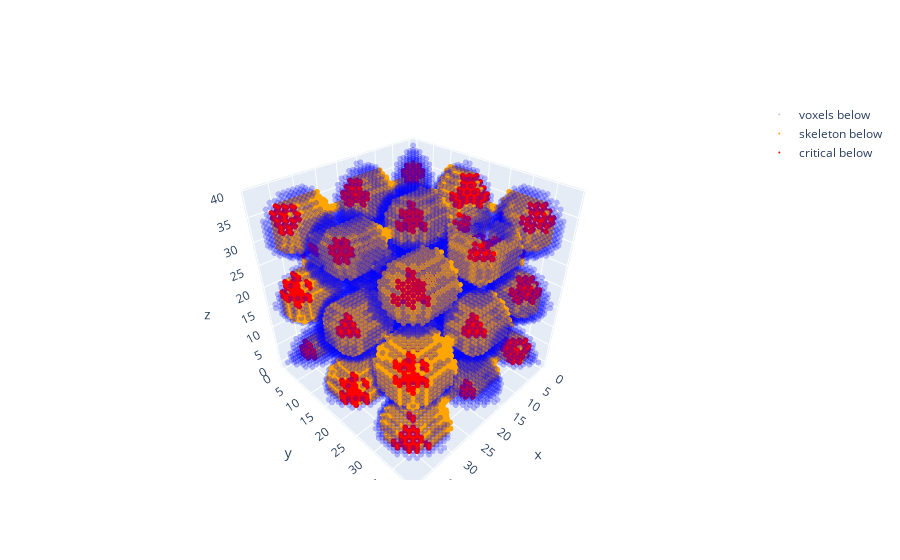

This figure's notebook cell:
### Code cell
MC = mc.MorseComplex(example)
MC.process_lower_stars(10, 10, 10, 0)

MC.extract_morse_skeleton_parallel_below(threshold=1,dimension=3)
plot_morse_skeleton(MC, example, 1)
MC.get_number_of_critical_cells(1)

### Figure 1 — Plotly figure (JSON) as saved in the notebook; plotly's stock layout.template omitted (floating-point values rounded to 4 significant figures; data arrays with more than 128 entries replaced by an {"elided": "..."} marker saying what was removed)
{"data": [{"marker": {"color": "blue", "size": 2}, "mode": "markers", "name": "voxels below", "opacity": 0.25, "type": "scatter3d", "x": {"elided": "11266 int values"}, "y": {"elided": "11266 int values"}, "z": {"elided": "11266 int values"}}, {"marker": {"color": "orange", "size": 2}, "mode": "markers", "name": "skeleton below", "type": "scatter3d", "x": {"elided": "6670 int values"}, "y": {"elided": "6670 int values"}, "z": {"elided": "6670 int values"}}, {"marker": {"color": "red", "size": 2}, "mode": "markers", "name": "critical below", "type": "scatter3d", "x": {"elided": "1768 int values"}, "y": {"elided": "1768 int values"}, "z": {"elided": "1768 int values"}}], "layout": {"scene": {"aspectmode": "manual", "aspectratio": {"x": 1, "y": 1, "z": 1}}}}
